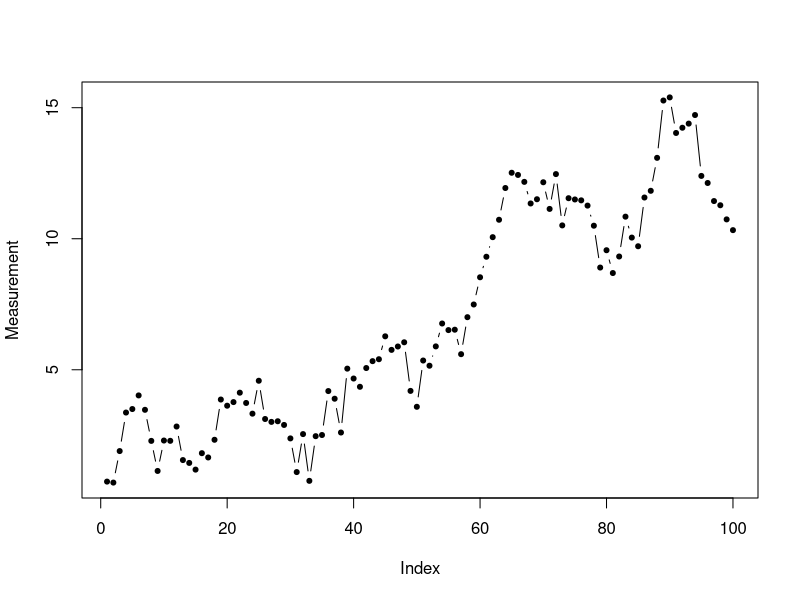
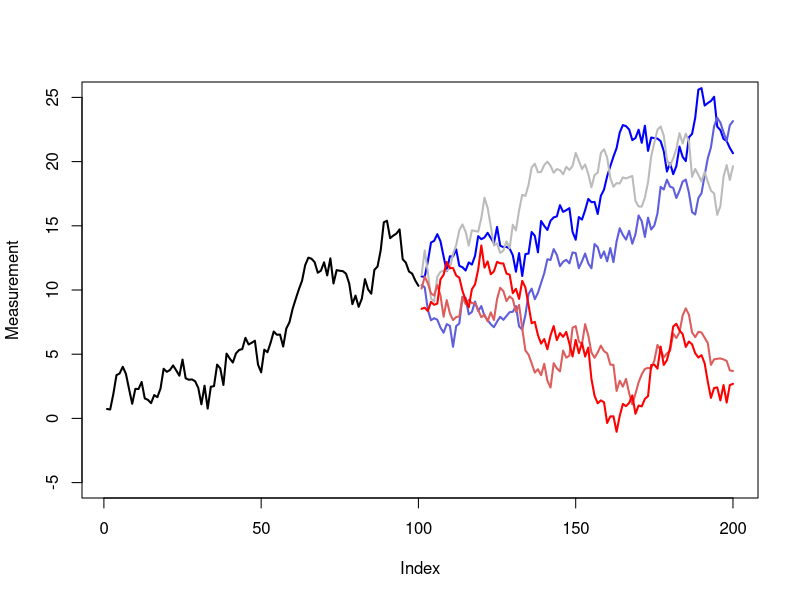
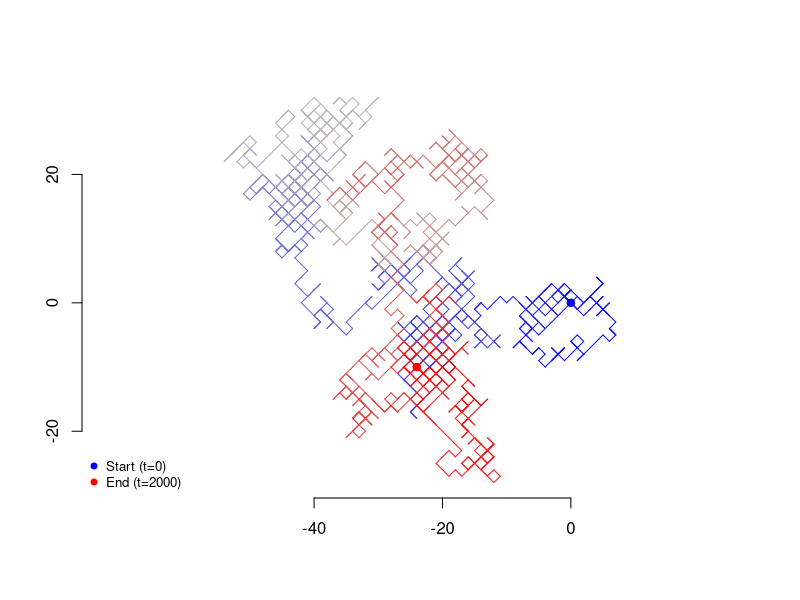

The R script that drew these images, in order:
## ---- chunk 1
#| code-fold: true
#| fig-cap: '100 observations of a random walk'
set.seed(1999)
w <- rnorm(100)
rw <- cumsum(w)
plot(rw,type='b',pch=20,xlab='Index',ylab='Measurement')
## ---- chunk 2
#| code-fold: true
#| fig-cap: 'Five possible extensions of the same random walk'
set.seed(1999)
w2 <- rbind(cbind(w,w,w,w,w),matrix(rnorm(500),ncol=5))
rw2 <- apply(w2,2,cumsum)
plot(rw,type='l',lwd=2,xlab='Index',xlim=c(1,200),ylab='Measurement',ylim=c(-5,25))
matplot(x=101:200,y=rw2[101:200,],type='l',lwd=2,pch=20,add=TRUE,lty=1,
        col=colorRampPalette(c('#0000ff','#bbbbbb','#ff0000'))(5))
## ---- chunk 3
#| code-fold: true
#| fig-cap: "2000 steps of a 2D binary random walk."
nw <- 2000
rwcols <- colorRampPalette(c('#0000ff','#bbbbbb','#ff0000'))(nw)
set.seed(1235)
rwx <- cumsum(sample(c(-1,1),nw,TRUE))
rwy <- cumsum(sample(c(-1,1),nw,TRUE))
plot(rwx,rwy,type='n',asp=1,,axes=FALSE,xlab=NA,ylab=NA,main=NA,sub=NA)
axis(1,at=c(-40,-20,0)); axis(2,at=c(-20,0,20))
segments(x0=c(0,rwx[-nw]),x1=rwx,y0=c(0,rwy[-nw]),y1=rwy,col=rwcols)
points(c(0,rwx[nw]),c(0,rwy[nw]),col=rwcols[c(1,nw)],pch=19)
legend(x='bottomleft',legend=c('Start (t=0)','End (t=2000)'),
       pch=19,col=rwcols[c(1,nw)],bty='n',cex=0.8)      
